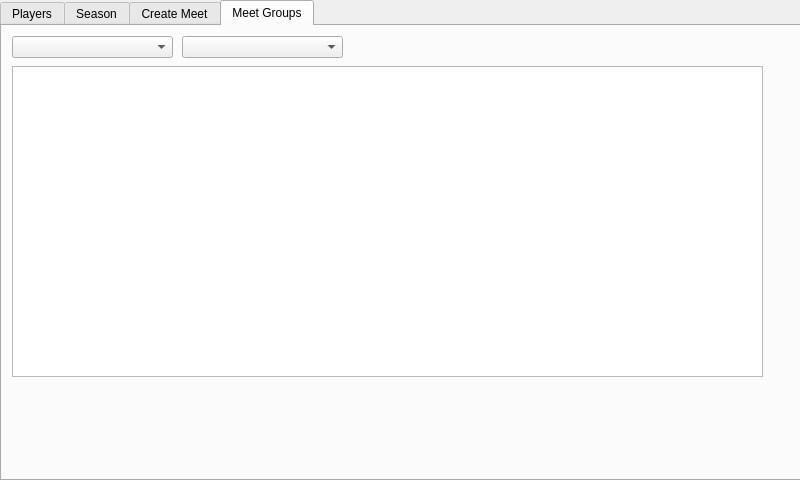
<?xml version="1.0" encoding="UTF-8"?>
<ui version="4.0">
 <class>MainWindow</class>
 <widget class="QMainWindow" name="MainWindow">
  <property name="geometry">
   <rect>
    <x>0</x>
    <y>0</y>
    <width>800</width>
    <height>480</height>
   </rect>
  </property>
  <property name="windowTitle">
   <string>League Pick</string>
  </property>
  <widget class="QWidget" name="centralWidget">
   <widget class="QTabWidget" name="tabWidget">
    <property name="geometry">
     <rect>
      <x>0</x>
      <y>0</y>
      <width>801</width>
      <height>481</height>
     </rect>
    </property>
    <property name="currentIndex">
     <number>3</number>
    </property>
    <widget class="QWidget" name="plyrTab">
     <attribute name="title">
      <string>Players</string>
     </attribute>
     <widget class="QTableView" name="plyrTableView">
      <property name="geometry">
       <rect>
        <x>10</x>
        <y>10</y>
        <width>771</width>
        <height>341</height>
       </rect>
      </property>
     </widget>
     <widget class="QLineEdit" name="lastNameEdit">
      <property name="geometry">
       <rect>
        <x>22</x>
        <y>390</y>
        <width>111</width>
        <height>22</height>
       </rect>
      </property>
     </widget>
     <widget class="QLineEdit" name="firstNameEdit">
      <property name="geometry">
       <rect>
        <x>150</x>
        <y>390</y>
        <width>113</width>
        <height>22</height>
       </rect>
      </property>
     </widget>
     <widget class="QLabel" name="lastNameLbl">
      <property name="geometry">
       <rect>
        <x>24</x>
        <y>360</y>
        <width>111</width>
        <height>20</height>
       </rect>
      </property>
      <property name="text">
       <string>Last Name</string>
      </property>
      <property name="alignment">
       <set>Qt::AlignCenter</set>
      </property>
     </widget>
     <widget class="QLabel" name="firstNameLbl">
      <property name="geometry">
       <rect>
        <x>150</x>
        <y>360</y>
        <width>111</width>
        <height>20</height>
       </rect>
      </property>
      <property name="text">
       <string>First Name</string>
      </property>
      <property name="alignment">
       <set>Qt::AlignCenter</set>
      </property>
     </widget>
     <widget class="QLineEdit" name="emailEdit">
      <property name="geometry">
       <rect>
        <x>280</x>
        <y>390</y>
        <width>113</width>
        <height>22</height>
       </rect>
      </property>
     </widget>
     <widget class="QLabel" name="emailLbl">
      <property name="geometry">
       <rect>
        <x>280</x>
        <y>360</y>
        <width>111</width>
        <height>20</height>
       </rect>
      </property>
      <property name="text">
       <string>Email</string>
      </property>
      <property name="alignment">
       <set>Qt::AlignCenter</set>
      </property>
     </widget>
     <widget class="QLineEdit" name="phoneNumEdit">
      <property name="geometry">
       <rect>
        <x>410</x>
        <y>390</y>
        <width>113</width>
        <height>22</height>
       </rect>
      </property>
     </widget>
     <widget class="QLabel" name="phoneLbl">
      <property name="geometry">
       <rect>
        <x>410</x>
        <y>360</y>
        <width>111</width>
        <height>20</height>
       </rect>
      </property>
      <property name="text">
       <string>Phone Number</string>
      </property>
      <property name="alignment">
       <set>Qt::AlignCenter</set>
      </property>
     </widget>
     <widget class="QPushButton" name="addPlyrBtn">
      <property name="geometry">
       <rect>
        <x>540</x>
        <y>390</y>
        <width>93</width>
        <height>21</height>
       </rect>
      </property>
      <property name="text">
       <string>Add Player</string>
      </property>
     </widget>
    </widget>
    <widget class="QWidget" name="seasonTab">
     <attribute name="title">
      <string>Season</string>
     </attribute>
     <widget class="QPushButton" name="createSeasonBtn">
      <property name="geometry">
       <rect>
        <x>180</x>
        <y>390</y>
        <width>93</width>
        <height>21</height>
       </rect>
      </property>
      <property name="text">
       <string>Create Season</string>
      </property>
     </widget>
     <widget class="QLineEdit" name="seasonNameEdit">
      <property name="geometry">
       <rect>
        <x>20</x>
        <y>390</y>
        <width>151</width>
        <height>21</height>
       </rect>
      </property>
     </widget>
     <widget class="QComboBox" name="seasonCB">
      <property name="geometry">
       <rect>
        <x>10</x>
        <y>10</y>
        <width>161</width>
        <height>22</height>
       </rect>
      </property>
     </widget>
     <widget class="QTableView" name="seasonPlyrView">
      <property name="geometry">
       <rect>
        <x>10</x>
        <y>40</y>
        <width>751</width>
        <height>311</height>
       </rect>
      </property>
     </widget>
     <widget class="QLabel" name="seasonLbl">
      <property name="geometry">
       <rect>
        <x>20</x>
        <y>360</y>
        <width>151</width>
        <height>20</height>
       </rect>
      </property>
      <property name="text">
       <string>Season Name</string>
      </property>
      <property name="alignment">
       <set>Qt::AlignCenter</set>
      </property>
     </widget>
    </widget>
    <widget class="QWidget" name="meetTab">
     <attribute name="title">
      <string>Create Meet</string>
     </attribute>
     <widget class="QComboBox" name="meetSeasonCB">
      <property name="geometry">
       <rect>
        <x>10</x>
        <y>10</y>
        <width>161</width>
        <height>22</height>
       </rect>
      </property>
     </widget>
     <widget class="QTableView" name="meetPlyrView">
      <property name="geometry">
       <rect>
        <x>10</x>
        <y>40</y>
        <width>751</width>
        <height>311</height>
       </rect>
      </property>
     </widget>
     <widget class="QLabel" name="meetNameLbl">
      <property name="geometry">
       <rect>
        <x>20</x>
        <y>360</y>
        <width>151</width>
        <height>20</height>
       </rect>
      </property>
      <property name="text">
       <string>Meet Name</string>
      </property>
      <property name="alignment">
       <set>Qt::AlignCenter</set>
      </property>
     </widget>
     <widget class="QLineEdit" name="meetNameEdit">
      <property name="geometry">
       <rect>
        <x>20</x>
        <y>390</y>
        <width>151</width>
        <height>21</height>
       </rect>
      </property>
     </widget>
     <widget class="QPushButton" name="createGrpsBtn">
      <property name="geometry">
       <rect>
        <x>662</x>
        <y>390</y>
        <width>101</width>
        <height>21</height>
       </rect>
      </property>
      <property name="text">
       <string>Create Groups</string>
      </property>
     </widget>
     <widget class="QPushButton" name="addLatePlyrBtn">
      <property name="geometry">
       <rect>
        <x>552</x>
        <y>390</y>
        <width>101</width>
        <height>21</height>
       </rect>
      </property>
      <property name="text">
       <string>Add Late Player</string>
      </property>
     </widget>
     <widget class="QPushButton" name="finalizeGrpsBtn">
      <property name="geometry">
       <rect>
        <x>442</x>
        <y>390</y>
        <width>101</width>
        <height>21</height>
       </rect>
      </property>
      <property name="text">
       <string>Finalize Groups</string>
      </property>
     </widget>
     <widget class="QPushButton" name="clearGrpsBtn">
      <property name="geometry">
       <rect>
        <x>330</x>
        <y>390</y>
        <width>101</width>
        <height>21</height>
       </rect>
      </property>
      <property name="text">
       <string>Clear Groups</string>
      </property>
     </widget>
    </widget>
    <widget class="QWidget" name="tab">
     <attribute name="title">
      <string>Meet Groups</string>
     </attribute>
     <widget class="QComboBox" name="meetGrpsSeasonCB">
      <property name="geometry">
       <rect>
        <x>10</x>
        <y>10</y>
        <width>161</width>
        <height>22</height>
       </rect>
      </property>
     </widget>
     <widget class="QComboBox" name="meetGrpsNameCB">
      <property name="geometry">
       <rect>
        <x>180</x>
        <y>10</y>
        <width>161</width>
        <height>22</height>
       </rect>
      </property>
     </widget>
     <widget class="QTableView" name="meetGrpsView">
      <property name="geometry">
       <rect>
        <x>10</x>
        <y>40</y>
        <width>751</width>
        <height>311</height>
       </rect>
      </property>
     </widget>
    </widget>
   </widget>
  </widget>
 </widget>
 <layoutdefault spacing="6" margin="11"/>
 <resources/>
 <connections/>
</ui>
